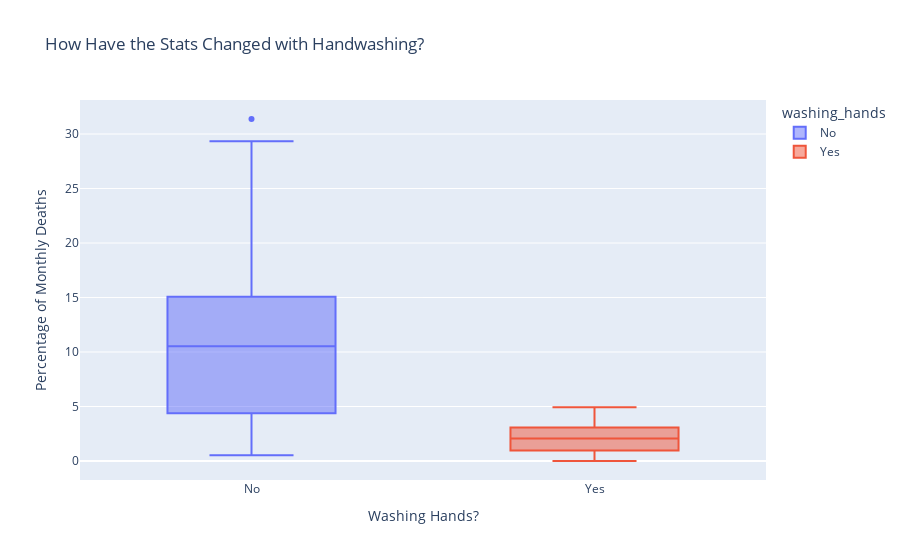

Here is the notebook cell this chart was saved with:
### Code cell
box = px.box(df_monthly,
             x='washing_hands',
             y='pct_deaths',
             color='washing_hands',
             title='How Have the Stats Changed with Handwashing?')

box.update_layout(xaxis_title='Washing Hands?',
                  yaxis_title='Percentage of Monthly Deaths')

box.show()

### Figure 1 — Plotly figure (JSON) as saved in the notebook; plotly's stock layout.template omitted (floating-point values rounded to 4 significant figures)
{"data": [{"alignmentgroup": "True", "hovertemplate": "washing_hands=%{x}<br>pct_deaths=%{y}<extra></extra>", "legendgroup": "No", "marker": {"color": "#636efa"}, "name": "No", "notched": false, "offsetgroup": "No", "orientation": "v", "showlegend": true, "type": "box", "x": ["No", "No", "No", "No", "No", "No", "No", "No", "No", "No", "No", "No", "No", "No", "No", "No", "No", "No", "No", "No", "No", "No", "No", "No", "No", "No", "No", "No", "No", "No", "No", "No", "No", "No", "No", "No", "No", "No", "No", "No", "No", "No", "No", "No", "No", "No", "No", "No", "No", "No", "No", "No", "No", "No", "No", "No", "No", "No", "No", "No", "No", "No", "No", "No", "No", "No", "No", "No", "No", "No", "No", "No", "No", "No", "No", "No"], "x0": " ", "xaxis": "x", "y": [14.57, 7.53, 4.33, 1.57, 0.78, 5, 8.42, 1.35, 1.88, 11.02, 22.55, 20.85, 12.22, 10.23, 10.74, 3.23, 6.59, 20.78, 25.46, 18.39, 29.34, 22.97, 31.38, 19.12, 15.97, 12.41, 11.93, 6.1, 4.08, 0.52, 1.55, 2.26, 17.6, 7.14, 8.05, 15.16, 11.28, 17.03, 17.31, 5.83, 2.68, 4.37, 6.32, 1.22, 3.23, 11.02, 10.55, 7.59, 4.74, 4.45, 4.23, 4.39, 7.14, 6.12, 3.59, 10.55, 14.84, 10.94, 10.49, 13.39, 18.09, 15.43, 18.97, 13.44, 10.15, 13.1, 18.06, 14.39, 14.96, 10.77, 5.37, 3.22, 1.92, 3.61, 18.27, 12.24], "y0": " ", "yaxis": "y"}, {"alignmentgroup": "True", "hovertemplate": "washing_hands=%{x}<br>pct_deaths=%{y}<extra></extra>", "legendgroup": "Yes", "marker": {"color": "#EF553B"}, "name": "Yes", "notched": false, "offsetgroup": "Yes", "orientation": "v", "showlegend": true, "type": "box", "x": ["Yes", "Yes", "Yes", "Yes", "Yes", "Yes", "Yes", "Yes", "Yes", "Yes", "Yes", "Yes", "Yes", "Yes", "Yes", "Yes", "Yes", "Yes", "Yes", "Yes", "Yes", "Yes"], "x0": " ", "xaxis": "x", "y": [2.24, 1.2, 1.89, 4.58, 3.96, 4.47, 2.93, 3.53, 0.69, 0, 0.66, 0.96, 1.14, 0.37, 0, 0.96, 2.34, 2.9, 1.34, 2.23, 3.08, 4.93], "y0": " ", "yaxis": "y"}], "layout": {"boxmode": "overlay", "legend": {"title": {"text": "washing_hands"}, "tracegroupgap": 0}, "title": {"text": "How Have the Stats Changed with Handwashing?"}, "xaxis": {"anchor": "y", "categoryarray": ["No", "Yes"], "categoryorder": "array", "domain": [0, 1], "title": {"text": "Washing Hands?"}}, "yaxis": {"anchor": "x", "domain": [0, 1], "title": {"text": "Percentage of Monthly Deaths"}}}}
